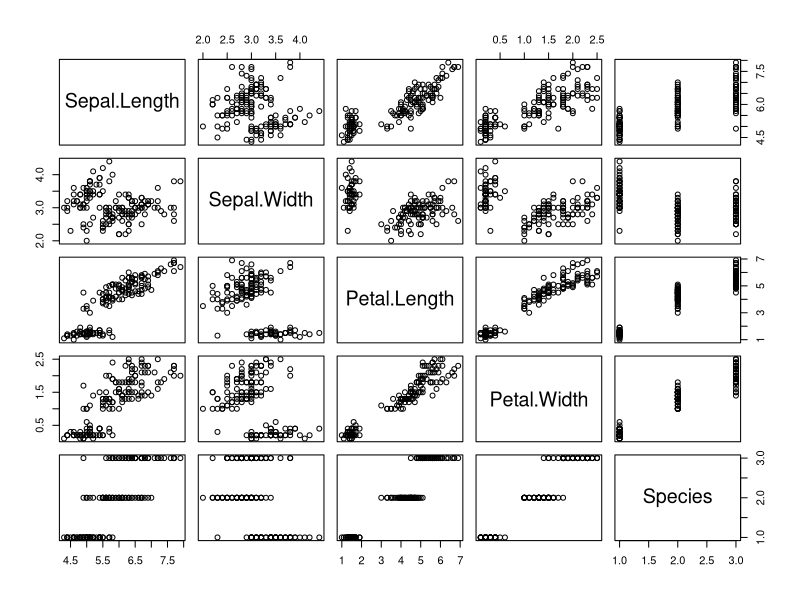
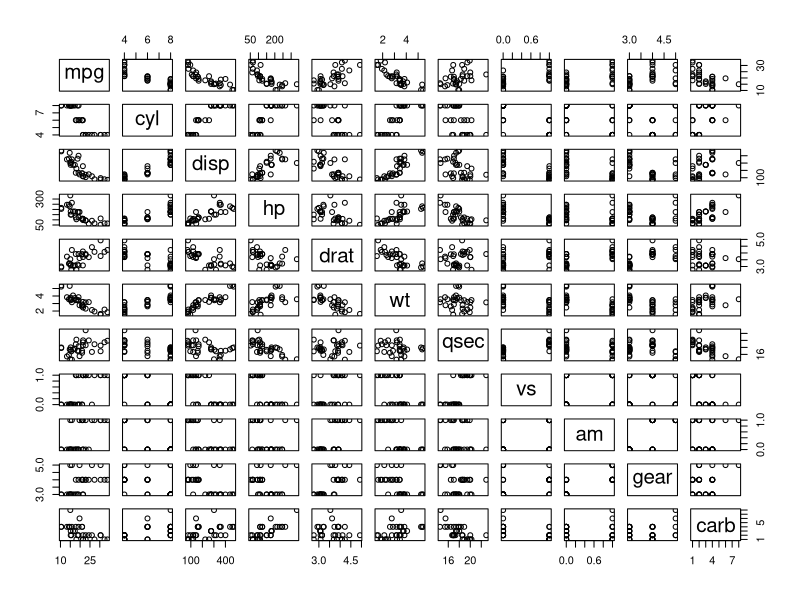
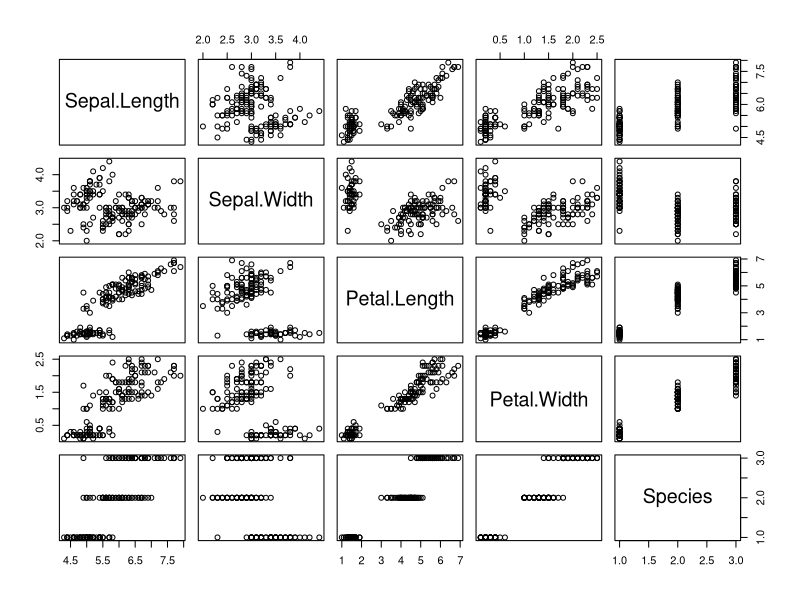

These figures' R source, in order:
## ---- chunk 1
plot(iris)
## ---- chunk 2
plot(mtcars)
## ---- chunk 3
plot(iris)
